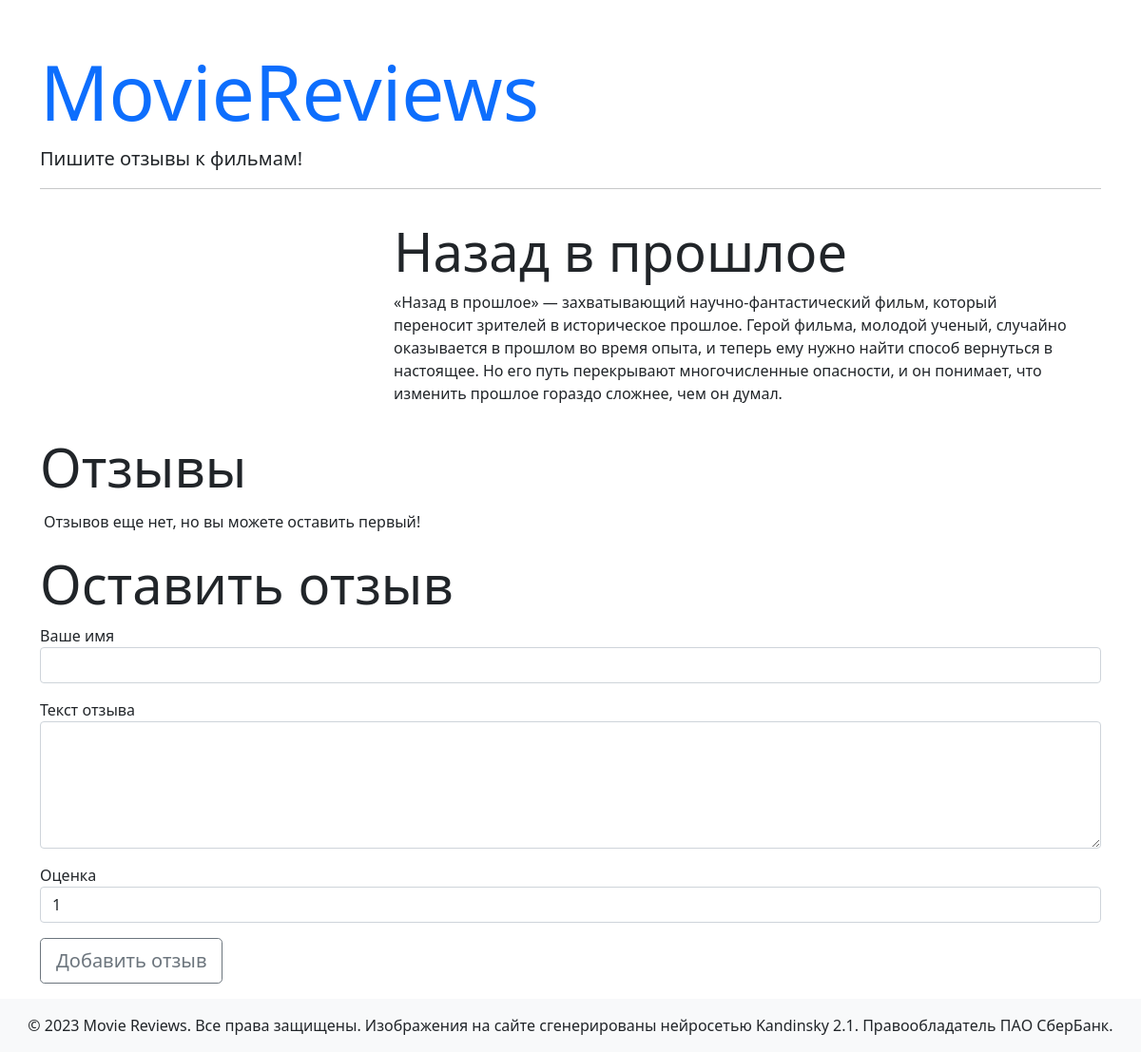
/film_detail/1, run on the app's committed database.
### models.py (models this page shows)
class Movie(db.Model):
    id = db.Column(db.Integer, primary_key=True, nullable=False)
    title = db.Column(db.String(255), nullable=False)
    description = db.Column(db.Text, nullable=False)
    image = db.Column(db.String(255))
    reviews = db.relationship('Review', back_populates='movie')

### views.py (the view, shortened to what this page needs)
@app.route('/film_detail/<int:id>', methods=['GET', 'POST'])
def movie(id):
    movie = Movie.query.get(id)
    if movie.reviews:
        avg_score = round(sum(review.score for review in movie.reviews) / len(movie.reviews), 2)
    else:
        avg_score = 0
    form = ReviewForm()
    return render_template('movie.html', movie=movie, avg_score=avg_score, form=form)

### forms.py
class ReviewForm(FlaskForm):
    name = StringField('Ваше имя', validators=[DataRequired("Поле не должно быть пустым")])
    text = TextAreaField("Текст отзыва", validators=[DataRequired("Поле не должно быть пустым")])
    score = SelectField('Оценка', choices=[(str(i), str(i)) for i in range(1, 11)],
                        validators=[DataRequired("Поле не должно быть пустым")])
    submit = SubmitField("Добавить отзыв")

### templates/movie.html (shortened to what this page needs)
{% extends 'base.html' %}
{% block content %}
  <div class="row mb-3">
    <div class="col-md-4">
    </div>
    <div class="col-md-8">
      <h1 class="mt-3 display-4">{{ movie.title }}</h1>
      <p>{{ movie.description }}</p>
    </div>
  </div>
  <h1 class="display-4">Отзывы</h1>
  <div class="m-1">
    {% for review in movie.reviews %}
      <div class="card mb-4">
        <div class="card-body">
          <p class="card-text">Автор: {{ review.name }} | Дата: {{ review.created_date.strftime('%d.%m.%Y') }}</p>
          <hr>
          <p class="card-text font-italic">{{ review.text }}</p>
          <p class="card-text font-italic">Оценка: {{ review.score }} из 10.</p>
        </div>
      </div>
    {% else %}
      <p>Отзывов еще нет, но вы можете оставить первый!</p>
    {% endfor %}
  </div>
  <h1 class="display-4">Оставить отзыв</h1>
  {% include 'add_review.html' %}
{% endblock content %}

### data on the page
Movie: title "Назад в прошлое", description "«Назад в прошлое» — захватывающий научно-фантастический фильм, который переносит зрителей в историческое прошлое. Герой фильма, молодой ученый, случайно оказывается в прошлом во время опыта, и теперь ему нужно найти способ вернуться в настоящее. Но его путь перекрывают многочисленные опасности, и он понимает, что изменить прошлое гораздо сложнее, чем он думал."
